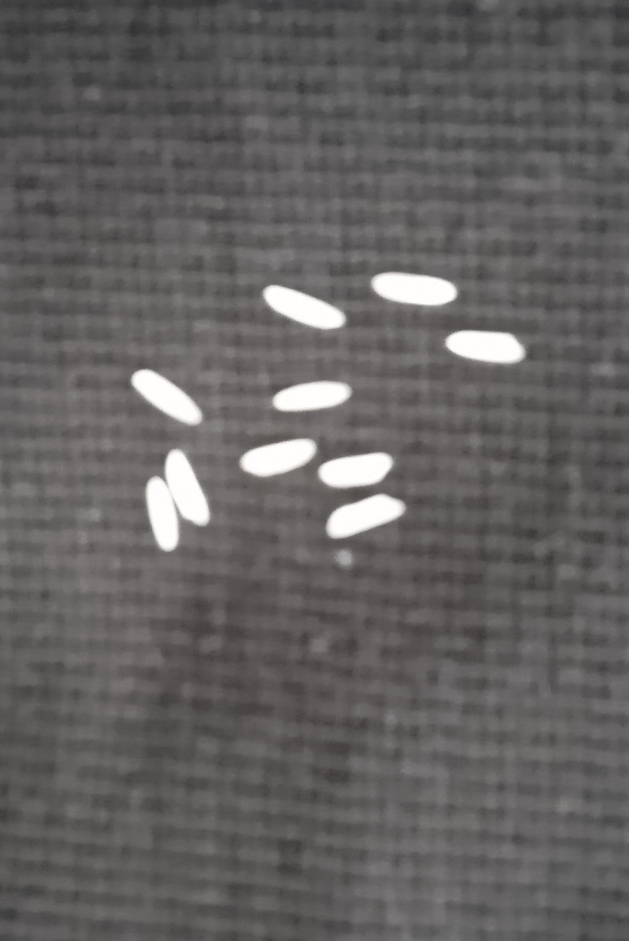
#> input picture odev3/recep.jpg, 1257 x 1882 px (shown at 1/2 size)
$ python 'main (2).py'
#> lines starting #> are read from the running program, lines starting #| are printed output that depends on the picture; after the words box and inside, x2 and y2 are one past the last pixel; in counts of white or black regions, pixels touching at a corner belong together
#!/usr/bin/env python
# coding: utf-8

# In[1]:


import cv2
import numpy as np

img = cv2.imread('recep.jpg')
#> img is the input picture: shape (1882, 1257, 3); mean B, G, R 96.9, 97.6, 99.4


gray = cv2.cvtColor(img, cv2.COLOR_BGR2GRAY)

ret1, thresh = cv2.threshold(gray, 157, 255, cv2.THRESH_BINARY)
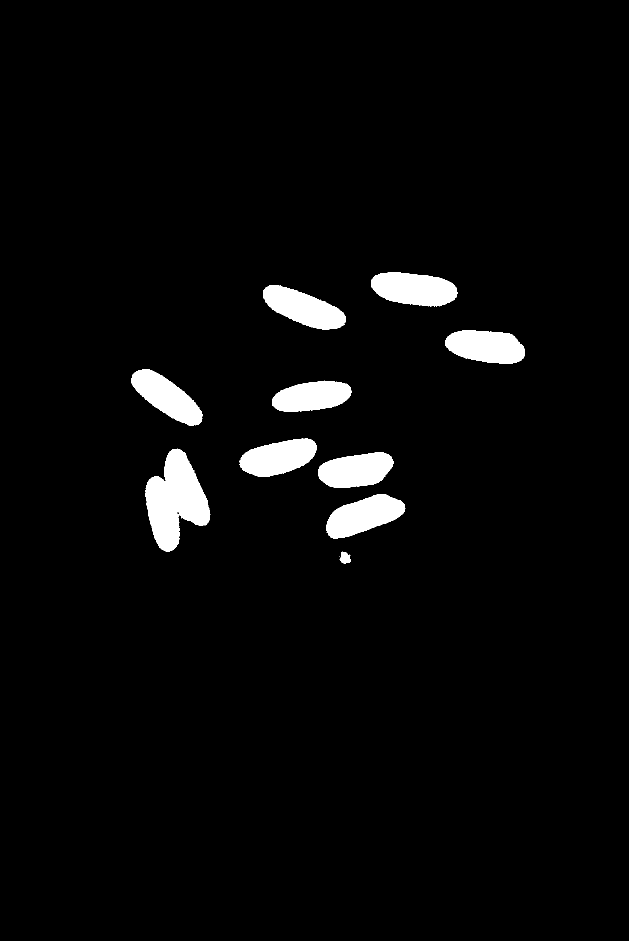
#> thresh: shape (1882, 1257) (shown at 1/2 size); 3.5% white; 11 white regions (1 under 20 px)
#sadece yatay olanları buluyor metod
contours, hierarchy = cv2.findContours(thresh, cv2.RETR_EXTERNAL, cv2.CHAIN_APPROX_SIMPLE)
#> contours = 11 contours, 1 with area under 20; largest, box (x1, y1, x2, y2) and area: (291, 897, 421, 1104) 15422, (742, 544, 915, 613) 8745, (652, 988, 811, 1077) 8392, (526, 570, 692, 660) 8291, (890, 661, 1050, 728) 8068
rice_grains = []

for contour in contours:
    area = cv2.contourArea(contour)
    x, y, w, h = cv2.boundingRect(contour)
    aspect_ratio = float(w)/h
    if area > 100 and aspect_ratio > 1.5 and aspect_ratio < 3.5:
        cv2.rectangle(img, (x, y), (x+w, y+h), (0, 255, 0), 2)

        rice_grains.append((x, y, w, h))
#> this loop made 11 passes
#> (area, x, y, w, h, aspect_ratio) on passes 2 to 11: (321.5, 679, 1103, 22, 25, 0.88), (8391.5, 652, 988, 159, 89, 1.79), (7822.5, 636, 905, 151, 71, 2.13), (15422, 291, 897, 130, 207, 0.628), (7939.5, 479, 877, 155, 77, 2.01), (7191.5, 544, 761, 159, 63, 2.52), (7941, 262, 738, 143, 114, 1.25), (8068.5, 890, 661, 160, 67, 2.39), (8291, 526, 570, 166, 90, 1.84), (8745, 742, 544, 173, 69, 2.51)
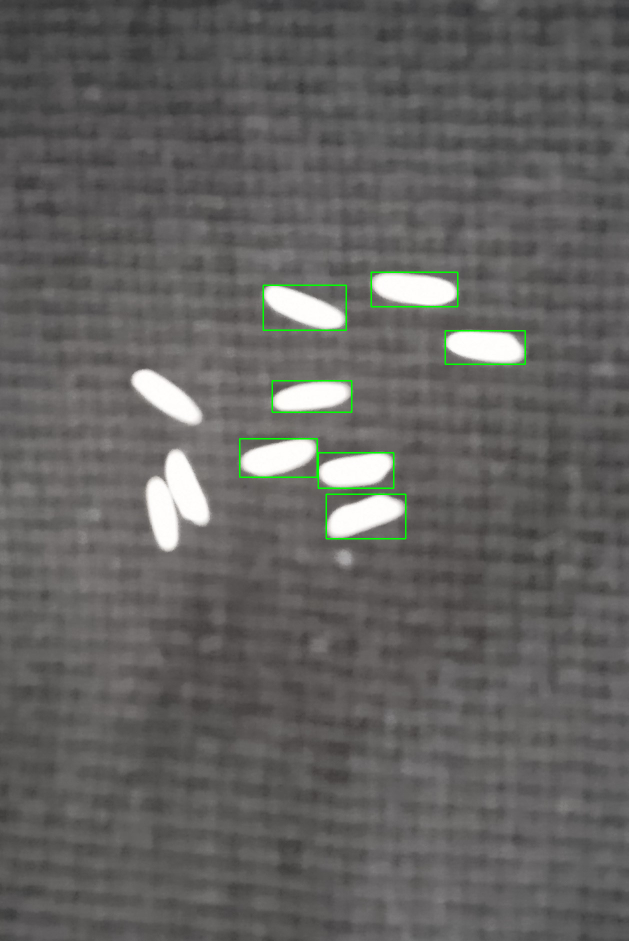
#> img: shape (1882, 1257, 3) (shown at 1/2 size); 0.41% of pixels changed, all inside (x1, y1, x2, y2) = (478, 543, 1052, 1079)
#> after the loop, rice_grains = [(652, 988, 159, 89), (636, 905, 151, 71), (479, 877, 155, 77), (544, 761, 159, 63), (890, 661, 160, 67), (526, 570, 166, 90), (742, 544, 173, 69)]

pSayi = len(rice_grains)
#> pSayi = 7

print("Total number of rice grains:",pSayi)
#| Total number of rice grains: 7
thresh=cv2.resize(thresh, (500, 600))
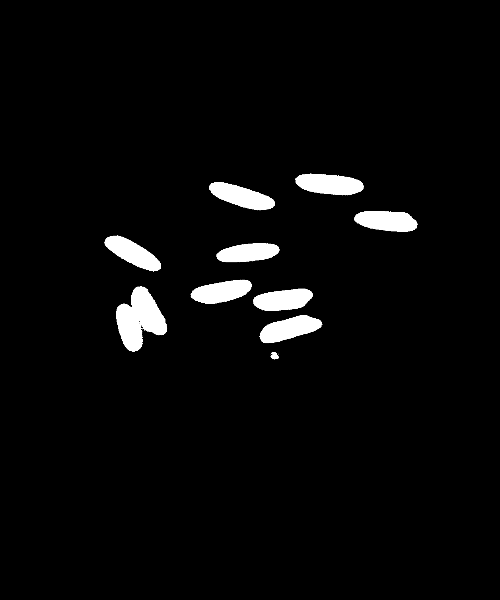
#> thresh: shape (600, 500); min 0, max 255, mean 8.8
cv2.imshow("tresh sonucu",thresh)
img=cv2.resize(img, (500, 600))
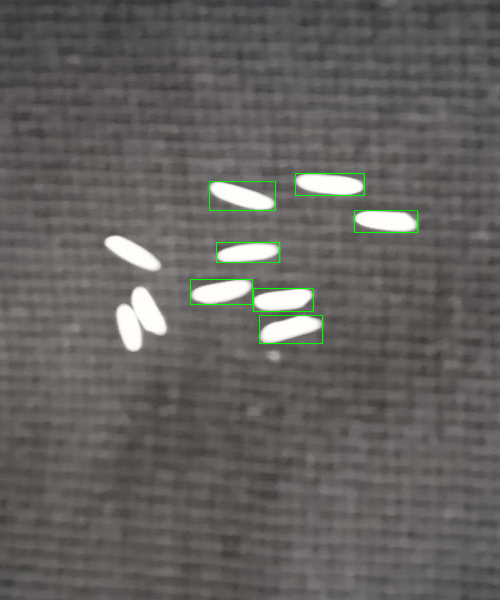
#> img: shape (600, 500, 3); mean B, G, R 96.3, 98.1, 98.9
cv2.imshow('secilebilenler', img)
cv2.waitKey(0)
cv2.destroyAllWindows()
